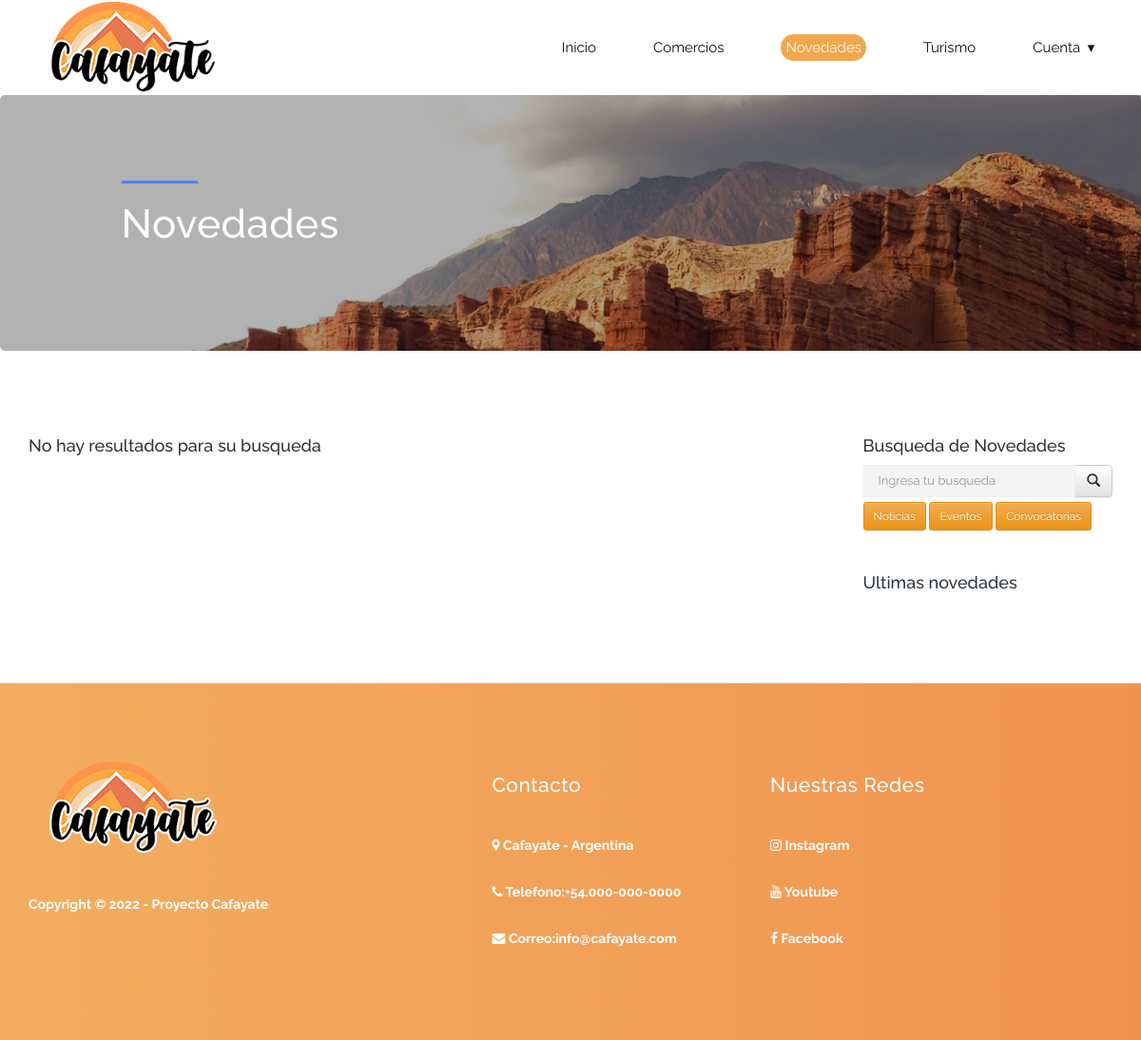
Screenshot of /novedades.php with the database file from the repository.
### tables this page shows
CREATE TABLE IF NOT EXISTS `novedades_categorias` (
  `id_categoria` INT NOT NULL,
  `descripcion` VARCHAR(50) NOT NULL,
  PRIMARY KEY (`id_categoria`));

### db/model.php (called while the page is built, shortened)
<?php
class DBConexion{
    protected $username = 'root';
    protected $password = '123';
    protected $server = 'localhost';
    protected $db = 'cafayate';
    public $conexion = null;
    public function __construct(){
        $this->conexion = mysqli_connect($this->server,$this->username,$this->password,$this->db);
    }
    public function query($query){
        $suc = true;
        $res = mysqli_query($this->conexion, $query) or ($this->conexion->error);
        return ([$suc, $res]);
    }
}
class DBModelo{
    public function __construct($table, $db){
        $this->table = $table;
        $this->db = $db;
    }
    public function obtenerTodo(){
        $query = ("SELECT * FROM " . $this->table);
        $res = $this->db->query($query);
        return ($res[1]);
    }
}
class Novedades extends DBModelo{
    public function obtenerTodo(){
        $query = ("SELECT sc.*, nc.descripcion as cat FROM " . $this->table . " sc LEFT JOIN novedades_categorias nc USING(id_categoria)");
        $res = $this->db->query($query);
        return ($res[1]);
    }
}
?>

### db/main.php (called while the page is built, shortened)
<?php
require_once("./db/model.php");
$db_base = new DBConexion();
$novedades = new Novedades("novedades", $db_base);
$novedades_categorias = new DBModelo("novedades_categorias", $db_base);
?>

### novedades.php (the view, shortened to what this page needs)
<?php
include_once("./db/main.php");
$cats = $novedades_categorias->obtenerTodo();
$resn = 0;
if (isset($_GET["buscar"])) {
    $buscado = $_GET["buscar"];
    $listNovedades = $novedades->obtener(["titulo" => "'$buscado'"]);
    if ($buscado == "") unset($buscado);
} else {
    $listNovedades = $novedades->obtenerTodo();
}
?>
<!DOCTYPE html>
<html>
<head>
    <?php include_once 'header.php'; ?>
</head>
<body>
    <?php include_once("./navbar.php"); ?>
    <section class="banner banner-secondary" id="top" style="background-image: url(img/Quebrada-de-cafayate.jpg);">
        <div class="container">
            <div class="row">
                <div class="col-md-10 col-md-offset-1">
                    <div class="banner-caption">
                        <div class="line-dec"></div>
                        <h2>Novedades</h2>
                    </div>
                </div>
            </div>
        </div>
    </section>
    <main>
        <section class="featured-places">
            <div class="container">
                <div class="row">
                    <div class="col-lg-9 col-md-8 col-xs-12">
                        <?php if (mysqli_num_rows($listNovedades) === 0 || $resn == 0) { ?>
                            <h4 class="mb-5">No hay resultados para su busqueda</h4>
                        <?php } ?>
                    </div>
                    <div class="col-lg-3 col-md-4 col-xs-12">
                        <div class="form-group">
                            <h4>Busqueda de Novedades</h4>
                            <form method="GET" name="buscar">
                                <div class="input-group">
                                    <input type="text" class="form-control" name="buscar" style="height: 34px;" placeholder="Ingresa tu busqueda" value=<?php if(isset($buscado)){echo($buscado);} ?>>
                                    <span class="input-group-btn">
                                        <button class="btn btn-default" type="submit"><span class="glyphicon glyphicon-search"></span></button>
                                    </span>
                                </div>
                                <div class="form-group mt-2">
                                        <?php while ($cat = mysqli_fetch_assoc($cats)) { ?>
                                            <button class="btn btn-warning btn-sm" name="fcat" value=<?php echo ($cat["id_categoria"]); ?> type="submit"><?php echo ($cat["descripcion"]); ?></button>
                                        <?php } ?>
                                </div>
                            </form>
                        </div>
                        <br>
                        <div class="form-group">
                            <h4>Ultimas novedades</h4>
                        </div>
                    </div>
                </div>
            </div>
        </section>
    </main>
    <?php include_once("./footer.php"); ?>
</body>
</html>

### header.php (shortened to what this page needs)
<link rel="stylesheet" href="css/bootstrap.min.css">
<link rel="stylesheet" href="css/bootstrap-theme.min.css">
<link rel="stylesheet" href="css/fontAwesome.css">
<link rel="stylesheet" href="css/hero-slider.css">
<link rel="stylesheet" href="css/owl-carousel.css">
<link rel="stylesheet" href="css/style.css">
<link rel="stylesheet" href="css/perfil.css">

### navbar.php (shortened to what this page needs)
<?php
include_once("./db/main.php");
$activePage = basename($_SERVER['PHP_SELF'], ".php");
?>
<div class="wrap">
    <header id="header">
        <div class="container">
            <div class="row">
                <div class="col-md-12">
                    <a href="inicio.html">
                        <div class="logo">
                            <img src="img/logo2.png">
                        </div>
                    </a>
                    <nav id="primary-nav" class="dropdown cf">
                        <ul class="dropdown menu">
                            <li class="<?= ($activePage == 'index') ? 'active':''; ?>"><a href="index.php"><span>Inicio</span></a></li>
                            <li class="<?= ($activePage == 'comercios') ? 'active':''; ?>"><a href="comercios.php"><span>Comercios</span></a></li>
                            <li class="<?= ($activePage == 'novedades') ? 'active':''; ?>"><a href="novedades.php"><span>Novedades</span></a></li>
                            <li class="<?= ($activePage == 'turismo') ? 'active':''; ?>"><a href="turismo.php"><span>Turismo</span></a></li>
                            <li class="dropdown">
                                <a class="dropdown-toggle" data-toggle="dropdown" href="#">Cuenta
                            </li>
                        </ul>
                    </nav>
                </div>
            </div>
        </div>
    </header>
</div>

### footer.php (shortened to what this page needs)
<footer>
        <div class="container">
            <div class="row">
                <div class="col-md-5">
                    <div class="about-veno">
                        <div class="logo">
                            <img src="img/logo2.png" alt="Venue Logo">
                        </div>
                        <p>Copyright © 2022 - Proyecto Cafayate</p>
                    </div>
                </div>
                <div class="col-md-3">
                    <div class="contact-info">
                        <div class="footer-heading">
                            <h4>Contacto</h4>
                        </div>
                        <p><i class="fa fa-map-marker"></i><a href="https://goo.gl/maps/nCDX4NmT6X7ogtHx8"><span>  Cafayate - Argentina</span></a></p>
                        <p><i class="fa fa-phone"></i><span>  Telefono:</span><a href="https://wa.me/543410000000?text=Hola">+54.000-000-0000</a></p>
                        <p><i class="fa fa-envelope"></i><span>  Correo:</span><a href="mailto:info@cafayate.com">info@cafayate.com</a></p>
                    </div>
                </div>
                <div class="col-md-4">
                    <div class="contact-info">
                        <div class="footer-heading">
                            <h4>Nuestras Redes</h4>
                        </div>
                        <p><i class="fa fa-instagram"></i><a href="https://instagram.com"><span> Instagram</span></a></p>
                        <p><i class="fa fa-youtube"></i><a href="https:youtube.com"> Youtube </a></p>
                        <p><i class="fa fa-facebook"></i><a href="https:facebook.com"> Facebook</a></p>
                    </div>
                </div>
            </div>
        </div>
    </footer>

### css/hero-slider.css (style rules this page uses)
*, *::after, *::before { -webkit-box-sizing: border-box; -moz-box-sizing: border-box; box-sizing: border-box; }
html { font-size: 62.5%; }
body { font-family: "Open Sans", sans-serif; color: #2c343b; background-color: #f2f2f2; }
a { color: #d44457; text-decoration: none; }
img { max-width: 100%; }

### css/style.css (style rules this page uses)
body { font-family: 'Raleway', 'sans-serif'; background-color: #fff; }
ul { list-style: none; margin: 0; padding: 0; }
p { font-size: 14px; color: #7a7a7a; line-height: 24px; left: 0.25px; }
section { padding-top: 80px; padding-bottom: 80px; }
.cf:before, .cf:after { content: ''; display: table; visibility: hidden; }
.cf:after { clear: both; }
.cf { *zoom: 1; }
#header { overflow: visible; position: relative; background-color: #fff; }
#header .logo { float: left; }
#header .logo img { width: 100%; overflow: hidden; }
.menu { float: right; }
.menu li { float: left; margin-left: 30px; position: relative; line-height: 100px; }
.menu li:last-child { margin-right: 0; }
.menu li a { display: block; text-decoration: none; }
#primary-nav li a { color: #121212; font-weight: bold; line-height: 100px; padding: 0px 15px; font-size: 15px; font-weight: 400; transition: all 0.5s; }
#primary-nav .active span { color: #fff; background-color: #f1a74e; padding: 5px 5px; border-radius: 20px; }
section.banner { padding: 0px; }
.banner { width: 100%; height: 100%; background-position: center; background-repeat: no-repeat; background-size: cover; position: relative; }
.thumb-img:before, .banner:before { content: ''; position: absolute; top: 0; left: 0; right: 0; bottom: 0; background-color: rgba(0,0,0,.3); z-index: 1; border-radius: 5px; }
.banner .container { position: relative; z-index: 2; }
.banner .banner-caption { padding: 200px 0px; }
.banner-secondary .banner-caption { padding: 90px 0px; }
.banner .banner-caption .line-dec { width: 80px; height: 3px; background-color: #4883ff; }
.banner .banner-caption h2 { margin-top: 20px; margin-bottom: 20px; font-size: 42px; letter-spacing: 0.5px; color: #fff; }
.form-control { border-radius: 0px; padding-left: 15px; font-size: 13px; color: #aaa; background-color: #f4f4f4; border: 1px solid #eee; outline: none; box-shadow: none; line-height: 40px; height: 40px; width: 100%; margin-bottom: 10px; }
footer { background: rgb(242,173,95); background: linear-gradient(90deg, rgba(242,173,95,1) 0%, rgba(241,148,81,1) 100%); padding: 80px 0px 70px 0px; border-top: 1px solid #ddd; color: #fff; font-weight: 700; }
footer a { color: #fff; }
footer .footer-heading h4 { font-size: 21px; color: #fff; letter-spacing: 0.5px; margin-top: 15px; margin-bottom: 40px; }
footer .about-veno .logo { margin-bottom: 40px; }
footer .about-veno p { margin-bottom: 25px; color: #fff; }
footer .contact-info p { margin-bottom: 25px; color: #fff; }
main > section { background: #fff; }
.mt-2 { margin-top:.5rem!important; }
.mb-5 { margin-bottom:3rem!important; }

### css/perfil.css (style rules this page uses)
body { background: #F1F3FA; }

### rows the page displays
novedades_categorias: $cat["id_categoria"] 1 (drawn), descripcion "Noticias"
novedades_categorias: $cat["id_categoria"] 2 (drawn), descripcion "Eventos"
novedades_categorias: $cat["id_categoria"] 3 (drawn), descripcion "Convocatorias"
